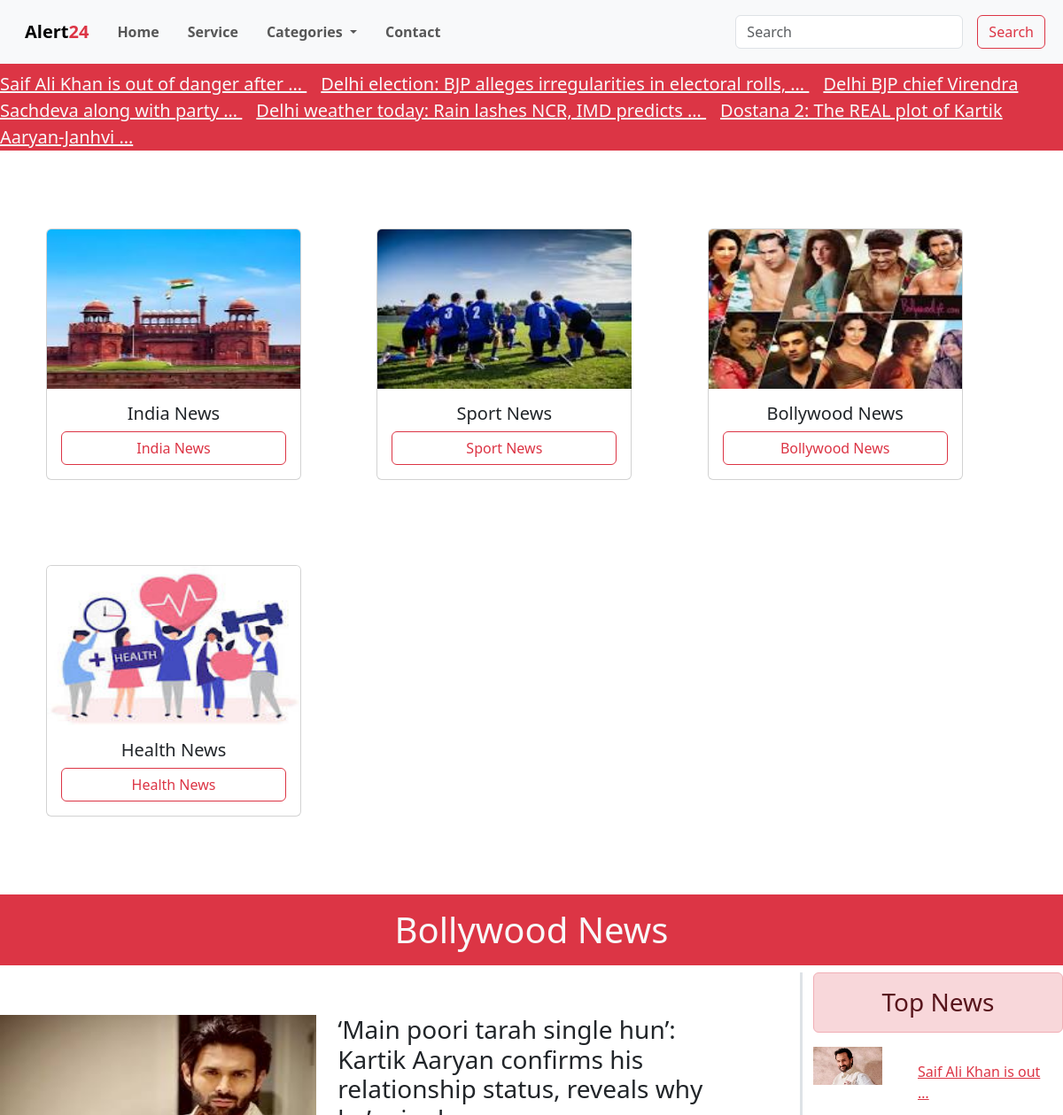
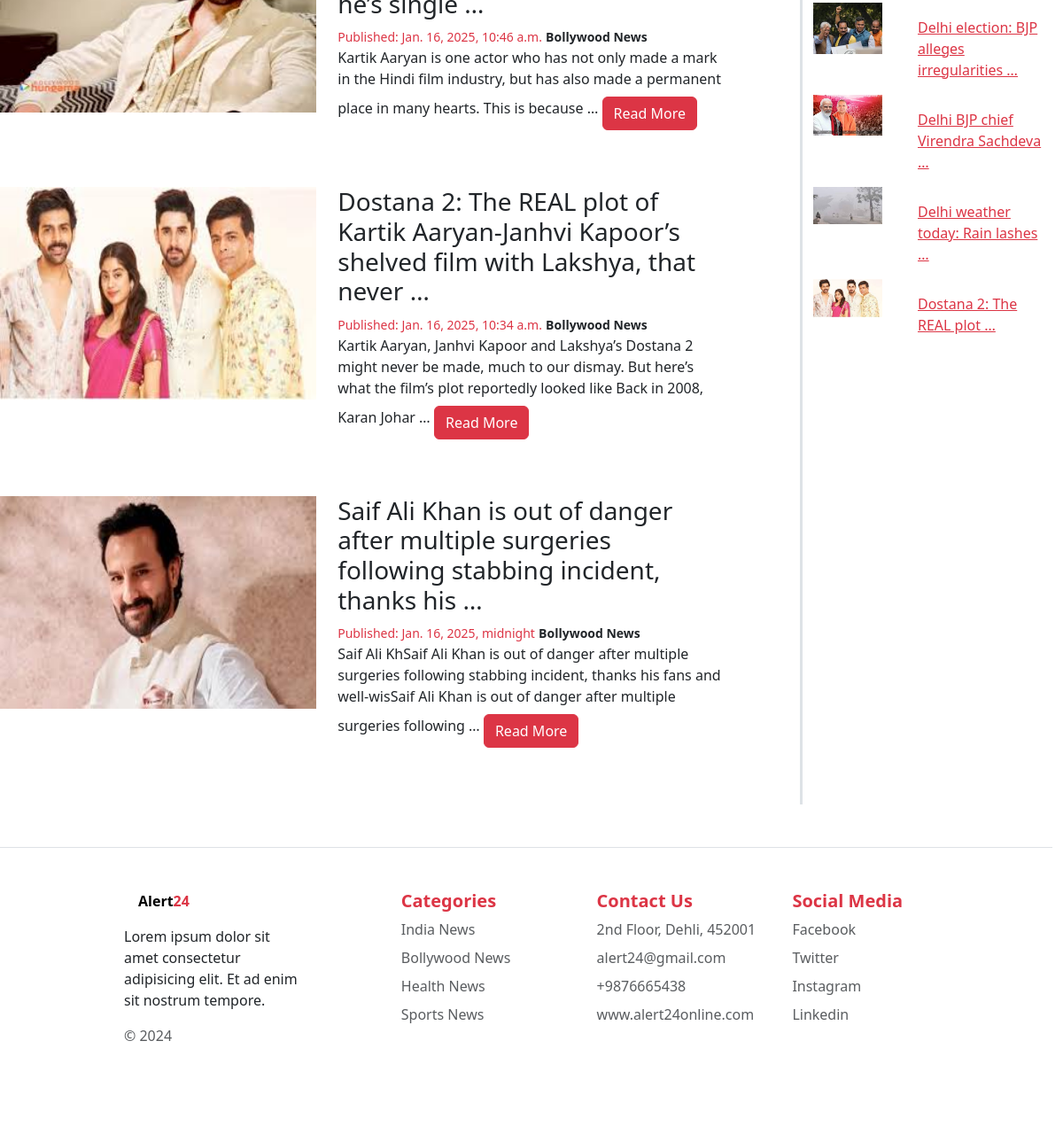
The page /bollywood/ on the database its author committed (2 pictures, top to bottom).
### app/models.py (models this page shows)
class News(models.Model):
    category = models.ForeignKey(Categories, on_delete=models.CASCADE)
    title = models.CharField(max_length=250)
    description = models.TextField()
    image = models.ImageField(upload_to='news/')
    date = models.DateTimeField(auto_now_add=True)
    class Meta:
        verbose_name_plural = 'News'

class Categories(models.Model):
    title = models.CharField(max_length=250)
    image = models.ImageField(upload_to='category/')
    class Meta:
        verbose_name_plural = 'Category'
    def __str__(self):
        return self.title

### alert24/views.py (the view)
# urls.py: path('bollywood/', views.bollywood, name="bollywood"),
def bollywood(request):
    categry = Categories.objects.all()
    allNews = News.objects.filter(category__title ='Bollywood News').order_by('-id')
    topNews = News.objects.all().order_by('id')[:5]
    context = {
        'categories': categry,
         'allNews': allNews,
         'topNews': topNews
         }
    return render(request, "categories/bollywood.html", context)

### templates/categories/bollywood.html
{% extends "base.html" %}
{% block news %}
 <section class="bollywood news">
    <h1 class="text-center bg-danger text-light py-3">Bollywood News</h1>
    <div class="containar">
      <div class="row">
        <div class="col-md-9 border-end border-3">
           {% for news in allNews  %}
            <div class="row my-5">
                <div class="col-md-5">
                  <img src="/media/{{ news.image }}" class="img-fluid" style='width: 90vw; height:30vh;'>
                 </div>
                   <div class="col-md-6">
                       <h3>{{ news.title | truncatewords:15 }}</h3>
                       <small class="text-danger">Published: {{news.date}}</small>
                       <small class=" fw-bold">{{ news.category }}</small>
                       <p>{{news.description | truncatewords:30 }}
                      <a href="" class="btn btn-danger mt-2">Read More</a>
                  </div>
               </div>
          {% endfor %}
          </div>
          <div class="col-md-3">
            <h3 class=" text-center alert alert-danger">Top News</h3>
            {% for news in topNews  %}
            <a href="" class="link-danger">
              <div class="row">
                <div class="col-md-4">
                  <img class='img-fluid' src="/media/{{news.image}}" alt="">
                </div>
                <div class="col-md-8">
                  <p class="m-3">{{ news.title | truncatewords:5 }}</p>
                </div>
              </div>
            </a>
            {% endfor %}
          </div>
        </div>
      </div>
  </section>
{% endblock news %}

### templates/base.html (shortened to what this page needs)
<!DOCTYPE html>
<html lang="en">
<head>
    <link href="https://cdn.jsdelivr.net/npm/bootstrap@5.3.3/dist/css/bootstrap.min.css"
     rel="stylesheet"
>
    <link rel="stylesheet" href="style.css">
</head>
<body>
    <section class="header">
    <nav class="navbar navbar-expand-lg bg-body-tertiary">
        <div class="container-fluid">
          <a class="navbar-brand fw-bolder ms-3" href=" {% url "home" %}">Alert<span class="text-danger" >24</span></a>
          <div class="collapse navbar-collapse" id="navbarSupportedContent">
            <ul class="navbar-nav me-auto mb-2 mb-lg-0">
              <li class="nav-item">
                <a class="nav-link m-2 fw-bold" aria-current="page" href=" {% url "home" %}">Home</a>
              </li>
              <li class="nav-item">
                <a class="nav-link  m-2 fw-bold" href="#">Service </a>
              </li>
              <li class="nav-item dropdown">
                <a class="nav-link dropdown-toggle  m-2 fw-bold" href="#" role="button" data-bs-toggle="dropdown" aria-expanded="false">
                  Categories
                </a>
              </li>
              <li class="nav-item">
                <a class="nav-link m-2 fw-bold" aria-disabled="true">Contact</a>
              </li>
            </ul>
            <form class="d-flex" action="{% url "search" %}" role="search">
              <input class="form-control me-2 m-2" type="search" placeholder="Search" name="search">
              <button class="btn btn-outline-danger m-2" type="submit">Search</button>
            </form>
          </div>
        </div>
      </nav>
      <marquee onmouseover="stop()" onmouseleave="start()" class="bg-danger text-light fs-5 pt-2">
     {% for top in topNews %}
     <a href="" class="me-3 link-light">{{ top.title | truncatewords:8 }} </a>
     {% endfor %}
    </marquee>
      <div class="row" style="margin:40px;">
        {% for categry in categories %}
        <div class="col-md-4 my-5">
          <div class="card" style="width: 18rem;">
            <img src="/media/{{ categry.image }}" class="card-img-top" style="width:17.9rem; height: 180px;" alt="...">
            <div class="card-body">
              <h5 class="card-title text-center">{{ categry.title }}</h5>
              <a href=" " class="btn btn-outline-danger w-100">{{ categry.title }}</a>
            </div>
          </div>
        </div>
        {% endfor %}
      </div>
    </section>
    {% block news %}
    {% endblock news %}
     <footer class="row row-cols-1 row-cols-sm-2 row-cols-md-5 py-5 my-5 border-top w-100 p-5">
        <div class="col mb-3  offset-1">
          <a href="/" class="d-flex align-items-center mb-3 link-body-emphasis
          text-decoration-none fw-bolder ms-3" href="#">Alert<span class="text-danger" >24</span></a>
          <p>Lorem ipsum dolor sit amet consectetur adipisicing elit.
            Et ad enim sit nostrum tempore.
          </p>
          <p class="text-body-secondary">© 2024</p>
        </div>
        <div class="col mb-3 offset-1">
          <h5 class="text-danger fw-bold">Categories</h5>
          <ul class="nav flex-column">
            <li class="nav-item mb-2"><a href="{% url "india" %}" class="nav-link p-0 m-0 text-body-secondary">India News</a></li>
            <li class="nav-item mb-2"><a href="{% url "bollywood" %}" class="nav-link p-0 m-0 text-body-secondary">Bollywood News</a></li>
            <li class="nav-item mb-2"><a href="{% url "health" %}" class="nav-link p-0  m-0 text-body-secondary">Health News</a></li>
            <li class="nav-item mb-2"><a href="{% url "sport" %}" class="nav-link p-0 m-0 text-body-secondary">Sports News</a></li>
          </ul>
        </div>
        <div class="col mb-3">
          <h5 class="text-danger fw-bold">Contact Us</h5>
          <ul class="nav flex-column">
            <li class="nav-item mb-2"><p class="p-0 m-0 text-body-secondary">2nd Floor, Dehli, 452001</p></li>
            <li class="nav-item mb-2"><p  class="p-0 m-0 text-body-secondary">alert24@gmail.com</p></li>
            <li class="nav-item mb-2"><p  class=" p-0 m-0 text-body-secondary">+9876665438</p></li>
            <li class="nav-item mb-2"><p  class=" p-0 m-0 text-body-secondary">www.alert24online.com</p></li>
          </ul>
        </div>
        <div class="col mb-3 ">
          <h5 class="text-danger fw-bold">Social Media</h5>
          <ul class="nav flex-column">
            <li class="nav-item mb-2"><a href="#" class="nav-link m-0 p-0 text-body-secondary">Facebook</a></li>
            <li class="nav-item mb-2"><a href="#" class="nav-link m-0 p-0 text-body-secondary">Twitter</a></li>
            <li class="nav-item mb-2"><a href="#" class="nav-link m-0 p-0 text-body-secondary">Instagram</a></li>
            <li class="nav-item mb-2"><a href="#" class="nav-link m-0 p-0 text-body-secondary">Linkedin</a></li>
          </ul>
        </div>
      </footer>
</body>
</html>

### static/style.css (style rules this page uses)
* { margin: 0%; padding: 0%; }

### rows shown on the page
News: title "Saif Ali Khan is out of danger after …", image (picture), title "Saif Ali Khan is out of danger after multiple surgeries following stabbing incident, thanks his …", date "Jan. 16, 2025, midnight", category "Bollywood News", description "Saif Ali KhSaif Ali Khan is out of danger after multiple surgeries following stabbing incident, thanks his fans and well-wisSaif Ali Khan is out of danger after multiple surgeries following …", title "Saif Ali Khan is out …"
News: title "Delhi election: BJP alleges irregularities in electoral rolls, …", image (picture), title "Delhi election: BJP alleges irregularities …"
News: title "Delhi BJP chief Virendra Sachdeva along with party …", image (picture), title "Delhi BJP chief Virendra Sachdeva …"
News: title "Delhi weather today: Rain lashes NCR, IMD predicts …", image (picture), title "Delhi weather today: Rain lashes …"
News: title "Dostana 2: The REAL plot of Kartik Aaryan-Janhvi …", image (picture), title "Dostana 2: The REAL plot of Kartik Aaryan-Janhvi Kapoor’s shelved film with Lakshya, that never …", date "Jan. 16, 2025, 10:34 a.m.", category "Bollywood News", description "Kartik Aaryan, Janhvi Kapoor and Lakshya’s Dostana 2 might never be made, much to our dismay. But here’s what the film’s plot reportedly looked like Back in 2008, Karan Johar …", title "Dostana 2: The REAL plot …"
Categories: image (picture), title "India News"
Categories: image (picture), title "Sport News"
Categories: image (picture), title "Bollywood News"
Categories: image (picture), title "Health News"
News: image (picture), title "‘Main poori tarah single hun’: Kartik Aaryan confirms his relationship status, reveals why he’s single …", date "Jan. 16, 2025, 10:46 a.m.", category "Bollywood News", description "Kartik Aaryan is one actor who has not only made a mark in the Hindi film industry, but has also made a permanent place in many hearts. This is because …"
